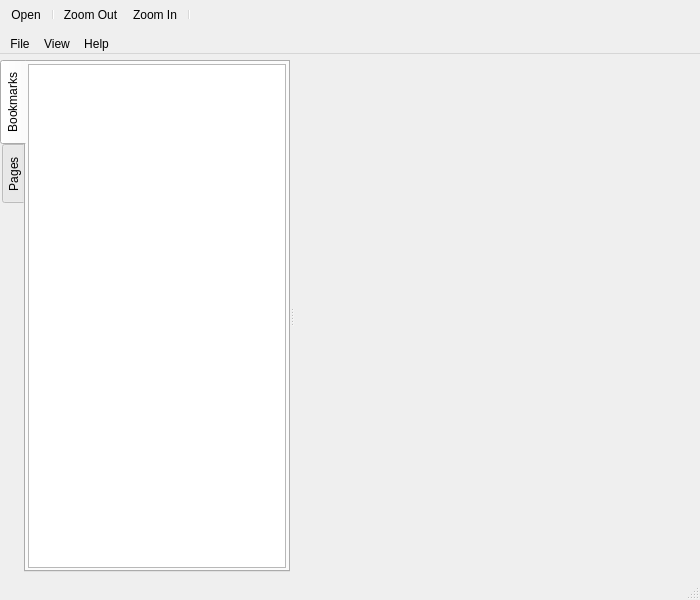
<?xml version="1.0" encoding="UTF-8"?>
<ui version="4.0">
 <class>PdfViewerWidget</class>
 <widget class="QWidget" name="PdfViewerWidget">
  <property name="geometry">
   <rect>
    <x>0</x>
    <y>0</y>
    <width>700</width>
    <height>600</height>
   </rect>
  </property>
  <property name="windowTitle">
   <string>PDF Viewer</string>
  </property>
  <property name="unifiedTitleAndToolBarOnMac" stdset="0">
   <bool>true</bool>
  </property>
  <layout class="QVBoxLayout" name="verticalLayout_4" stretch="0,0,1,0">
   <property name="leftMargin">
    <number>0</number>
   </property>
   <property name="topMargin">
    <number>0</number>
   </property>
   <property name="rightMargin">
    <number>0</number>
   </property>
   <property name="bottomMargin">
    <number>0</number>
   </property>
   <item>
    <widget class="QToolBar" name="mainToolBar">
     <property name="movable">
      <bool>false</bool>
     </property>
     <property name="floatable">
      <bool>false</bool>
     </property>
     <addaction name="actionOpen"/>
     <addaction name="separator"/>
     <addaction name="actionZoom_Out"/>
     <addaction name="actionZoom_In"/>
     <addaction name="separator"/>
    </widget>
   </item>
   <item>
    <widget class="QMenuBar" name="menuBar">
     <widget class="QMenu" name="menuFile">
      <property name="title">
       <string>File</string>
      </property>
      <addaction name="actionOpen"/>
      <addaction name="actionQuit"/>
     </widget>
     <widget class="QMenu" name="menuHelp">
      <property name="title">
       <string>Help</string>
      </property>
      <addaction name="actionAbout"/>
      <addaction name="actionAbout_Qt"/>
     </widget>
     <widget class="QMenu" name="menuView">
      <property name="title">
       <string>View</string>
      </property>
      <addaction name="actionZoom_In"/>
      <addaction name="actionZoom_Out"/>
      <addaction name="actionPrevious_Page"/>
      <addaction name="actionNext_Page"/>
      <addaction name="separator"/>
      <addaction name="actionContinuous"/>
     </widget>
     <addaction name="menuFile"/>
     <addaction name="menuView"/>
     <addaction name="menuHelp"/>
    </widget>
   </item>
   <item>
    <layout class="QVBoxLayout" name="verticalLayout">
     <property name="spacing">
      <number>0</number>
     </property>
     <property name="leftMargin">
      <number>0</number>
     </property>
     <property name="topMargin">
      <number>0</number>
     </property>
     <property name="rightMargin">
      <number>0</number>
     </property>
     <property name="bottomMargin">
      <number>0</number>
     </property>
     <item>
      <widget class="QWidget" name="widget" native="true">
       <layout class="QVBoxLayout" name="verticalLayout_2">
        <property name="spacing">
         <number>0</number>
        </property>
        <property name="leftMargin">
         <number>0</number>
        </property>
        <property name="topMargin">
         <number>0</number>
        </property>
        <property name="rightMargin">
         <number>0</number>
        </property>
        <property name="bottomMargin">
         <number>0</number>
        </property>
        <item>
         <widget class="QSplitter" name="splitter">
          <property name="orientation">
           <enum>Qt::Horizontal</enum>
          </property>
          <widget class="QTabWidget" name="tabWidget">
           <property name="sizePolicy">
            <sizepolicy hsizetype="Preferred" vsizetype="Expanding">
             <horstretch>0</horstretch>
             <verstretch>0</verstretch>
            </sizepolicy>
           </property>
           <property name="tabPosition">
            <enum>QTabWidget::West</enum>
           </property>
           <property name="currentIndex">
            <number>0</number>
           </property>
           <property name="documentMode">
            <bool>false</bool>
           </property>
           <widget class="QWidget" name="bookmarkTab">
            <attribute name="title">
             <string>Bookmarks</string>
            </attribute>
            <layout class="QVBoxLayout" name="verticalLayout_3">
             <property name="spacing">
              <number>0</number>
             </property>
             <property name="leftMargin">
              <number>2</number>
             </property>
             <property name="topMargin">
              <number>2</number>
             </property>
             <property name="rightMargin">
              <number>2</number>
             </property>
             <property name="bottomMargin">
              <number>2</number>
             </property>
             <item>
              <widget class="QTreeView" name="bookmarkView">
               <property name="sizePolicy">
                <sizepolicy hsizetype="Preferred" vsizetype="Expanding">
                 <horstretch>0</horstretch>
                 <verstretch>0</verstretch>
                </sizepolicy>
               </property>
               <property name="headerHidden">
                <bool>true</bool>
               </property>
              </widget>
             </item>
            </layout>
           </widget>
           <widget class="QWidget" name="pagesTab">
            <attribute name="title">
             <string>Pages</string>
            </attribute>
           </widget>
          </widget>
          <widget class="QPdfView" name="pdfView" native="true">
           <property name="sizePolicy">
            <sizepolicy hsizetype="Expanding" vsizetype="Expanding">
             <horstretch>10</horstretch>
             <verstretch>0</verstretch>
            </sizepolicy>
           </property>
          </widget>
         </widget>
        </item>
       </layout>
      </widget>
     </item>
    </layout>
   </item>
   <item>
    <widget class="QStatusBar" name="statusBar"/>
   </item>
  </layout>
  <action name="actionOpen">
   <property name="icon">
    <iconset resource="resources.qrc">
     <normaloff>:/icons/images/fileopen.png</normaloff>:/icons/images/fileopen.png</iconset>
   </property>
   <property name="text">
    <string>Open...</string>
   </property>
   <property name="shortcut">
    <string>Ctrl+O</string>
   </property>
  </action>
  <action name="actionQuit">
   <property name="text">
    <string>Quit</string>
   </property>
   <property name="shortcut">
    <string>Ctrl+Q</string>
   </property>
  </action>
  <action name="actionAbout">
   <property name="text">
    <string>About</string>
   </property>
  </action>
  <action name="actionAbout_Qt">
   <property name="text">
    <string>About Qt</string>
   </property>
  </action>
  <action name="actionZoom_In">
   <property name="icon">
    <iconset resource="resources.qrc">
     <normaloff>:/icons/images/zoom-in-24.png</normaloff>:/icons/images/zoom-in-24.png</iconset>
   </property>
   <property name="text">
    <string>Zoom In</string>
   </property>
   <property name="shortcut">
    <string>Ctrl+=</string>
   </property>
  </action>
  <action name="actionZoom_Out">
   <property name="icon">
    <iconset resource="resources.qrc">
     <normaloff>:/icons/images/zoom-out-24.png</normaloff>:/icons/images/zoom-out-24.png</iconset>
   </property>
   <property name="text">
    <string>Zoom Out</string>
   </property>
   <property name="shortcut">
    <string>Ctrl+-</string>
   </property>
  </action>
  <action name="actionPrevious_Page">
   <property name="text">
    <string>Previous Page</string>
   </property>
   <property name="shortcut">
    <string>PgUp</string>
   </property>
  </action>
  <action name="actionNext_Page">
   <property name="text">
    <string>Next Page</string>
   </property>
   <property name="shortcut">
    <string>PgDown</string>
   </property>
  </action>
  <action name="actionContinuous">
   <property name="checkable">
    <bool>true</bool>
   </property>
   <property name="text">
    <string>Continuous</string>
   </property>
  </action>
  <zorder>menuBar</zorder>
  <zorder>centralWidget</zorder>
  <zorder>mainToolBar</zorder>
  <zorder>statusBar</zorder>
 </widget>
 <layoutdefault spacing="6" margin="11"/>
 <customwidgets>
  <customwidget>
   <class>QPdfView</class>
   <extends>QWidget</extends>
   <header location="global">qpdfview.h</header>
   <container>1</container>
  </customwidget>
 </customwidgets>
 <resources>
  <include location="resources.qrc"/>
 </resources>
 <connections/>
</ui>
